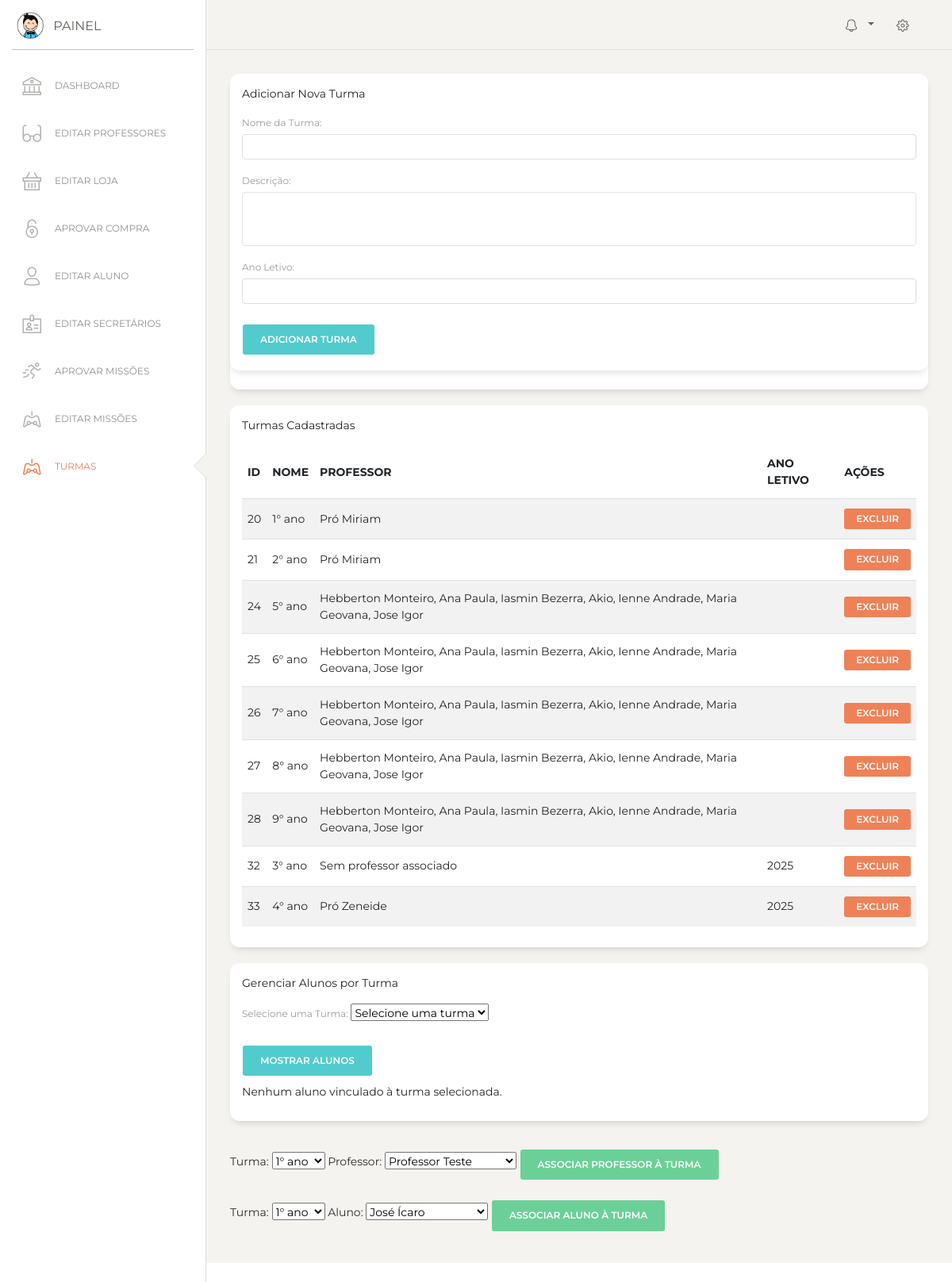
/painel/secretaria/paginas/turmas.php (signed in), run on the app's committed database.
### tables this page shows
CREATE TABLE `turmas` (
  `id` int(11) NOT NULL,
  `nome` varchar(255) NOT NULL,
  `descricao` text DEFAULT NULL,
  `ano_letivo` year(4) DEFAULT NULL
);

### painel/secretaria/paginas/turmas.php (the view, shortened to what this page needs)
<?php
require '../../../db.php';
$sql = "SELECT id, nome FROM turmas";
$stmt = $pdo->query($sql);
$turmas2 = $stmt->fetchAll(PDO::FETCH_ASSOC);
$alunos = [];
$sql = "
    SELECT
        t.id AS turma_id,
        t.nome AS turma_nome,
        GROUP_CONCAT(p.nome SEPARATOR ', ') AS professores_associados,
        t.descricao,
        t.ano_letivo
    FROM turmas t
    LEFT JOIN turmas_professores tp ON t.id = tp.turma_id
    LEFT JOIN professores p ON tp.professor_id = p.id
    GROUP BY t.id
";
$stmt = $pdo->query($sql);
$turmas = $stmt->fetchAll(PDO::FETCH_ASSOC);
?>
<!DOCTYPE html>
<html lang="en">
<head>
  <link href="https://maxcdn.bootstrapcdn.com/font-awesome/latest/css/font-awesome.min.css" rel="stylesheet">
  <link href="../assets/css/bootstrap.min.css" rel="stylesheet" />
  <link href="../assets/css/paper-dashboard.css?v=2.0.1" rel="stylesheet" />
</head>
<body>
  <div class="wrapper">
    <div class="sidebar" data-color="white" data-active-color="danger">
      <div class="logo">
        <a href="dashboard.php" class="simple-text logo-mini">
          <div class="logo-image-small">
            <img src="../assets/img/logo-small.png" alt="Logo">
          </div>
        </a>
        <a href="dashboard.php" class="simple-text logo-normal">
          Painel
        </a>
      </div>
      <div class="sidebar-wrapper">
        <ul class="nav">
          <li>
            <a href="./dashboard.php">
              <i class="nc-icon nc-bank"></i>
              <p>Dashboard</p>
            </a>
          </li>
          <li >
            <a href="./editar_professor.php">
              <i class="nc-icon nc-glasses-2"></i>
              <p>Editar Professores</p>
            </a>
          </li>
          <li>
            <a href="./editar_loja.php">
              <i class="nc-icon nc-basket"></i>
              <p>Editar Loja</p>
            </a>
          </li>
          <li>
            <a href="./tables.php">
              <i class="nc-icon nc-lock-circle-open"></i>
              <p>Aprovar compra</p>
            </a>
          </li>
          <li>
            <a href="./editar_aluno.php">
              <i class="nc-icon nc-single-02"></i>
              <p>Editar Aluno</p>
            </a>
          </li>
          <li>
            <a href="./editar_secretaria.php">
              <i class="nc-icon nc-badge"></i>
              <p>Editar Secretários</p>
            </a>
          </li>
          <li>
            <a href="./missoes.php">
              <i class="nc-icon nc-user-run"></i>
              <p>Aprovar Missões</p>
            </a>
          </li>
          <li>
            <a href="./editar_missoes.php">
              <i class="nc-icon nc-controller-modern"></i>
              <p>Editar Missões</p>
            </a>
          </li>
          <li class="active">
            <a href="./turmas.php">
              <i class="nc-icon nc-controller-modern"></i>
              <p>Turmas</p>
            </a>
          </li>
        </ul>
      </div>
    </div>
    <div class="main-panel">
      <nav class="navbar navbar-expand-lg navbar-absolute fixed-top navbar-transparent">
        <div class="container-fluid">
          <div class="collapse navbar-collapse justify-content-end" id="navigation">
            <ul class="navbar-nav">
              <li class="nav-item btn-rotate dropdown">
                <a class="nav-link dropdown-toggle" href="#" id="navbarDropdownMenuLink" data-toggle="dropdown" aria-haspopup="true" aria-expanded="false">
                  <i class="nc-icon nc-bell-55"></i>
                </a>
              </li>
              <li class="nav-item">
                <a class="nav-link btn-rotate" href="javascript:;" data-bs-toggle="modal" data-bs-target="#editAccountModal">
                  <i class="nc-icon nc-settings-gear-65"></i>
                </a>
              </li>
            </ul>
          </div>
        </div>
      </nav>
      <div class="content">
        <div class="col-md-16">
          <div class="card card-user">
            <div class="card mb-4">
              <div class="card-header">Adicionar Nova Turma</div>
              <div class="card-body">
                <form method="post">
                  <div class="mb-3">
                    <label for="nome" class="form-label">Nome da Turma:</label>
                    <input type="text" class="form-control" id="nome" name="nome" required>
                  </div>
                  <div class="mb-3">
                    <label for="descricao" class="form-label">Descrição:</label>
                    <textarea class="form-control" id="descricao" name="descricao"></textarea>
                  </div>
                  <div class="mb-3">
                    <label for="ano_letivo" class="form-label">Ano Letivo:</label>
                    <input type="number" class="form-control" id="ano_letivo" name="ano_letivo" required>
                  </div>
                  <button type="submit" name="add_turma" class="btn btn-primary">Adicionar Turma</button>
                </form>
              </div>
            </div>
          </div>
        </div>
        <div class="card">
          <div class="card-header">Turmas Cadastradas</div>
          <div class="card-body">
            <?php if (empty($turmas)): ?>
              <p>Nenhuma turma encontrada.</p>
            <?php else: ?>
              <table class="table table-striped">
                <thead>
                  <tr>
                    <th>ID</th>
                    <th>Nome</th>
                    <th>Professor</th>
                    <th>Ano Letivo</th>
                    <th>Ações</th>
                  </tr>
                </thead>
                <tbody>
                <?php foreach ($turmas as $turma): ?>
    <tr>
        <td><?= htmlspecialchars($turma['turma_id']); ?></td>
        <td><?= htmlspecialchars($turma['turma_nome']); ?></td>
        <td><?= htmlspecialchars($turma['professores_associados'] ?? 'Sem professor associado'); ?></td>
        <td><?= htmlspecialchars($turma['ano_letivo']); ?></td>
        <td>
            <a href="?delete_turma=<?= $turma['turma_id']; ?>" class="btn btn-danger btn-sm" onclick="return confirm('Tem certeza que deseja excluir esta turma?');">Excluir</a>
        </td>
    </tr>
<?php endforeach; ?>
                </tbody>
              </table>
            <?php endif; ?>
          </div>
        </div>
        <div class="card">
          <div class="card-header">Gerenciar Alunos por Turma</div>
          <div class="card-body">
          <form method="post" id="turmaForm">
            <div class="mb-3">
                <label for="turma_id" class="form-label">Selecione uma Turma:</label>
                <select name="turma_id" id="turma_id" class="form-select" required>
                    <option value="">Selecione uma turma</option>
                </select>
            </div>
            <button type="submit" class="btn btn-primary">Mostrar Alunos</button>
        </form>
        <?php if (empty($alunos)): ?>
                <p>Nenhum aluno vinculado à turma selecionada.</p>
            <?php endif; ?>
          </div>
        </div>
        <form method="post">
          <label for="turma_id">Turma:</label>
          <select name="turma_id" id="turma_id" class="form-select" required>
            <?php
            $stmt = $pdo->query("SELECT id, nome FROM turmas");
            $turmas = $stmt->fetchAll(PDO::FETCH_ASSOC);
            foreach ($turmas as $turma): ?>
              <option value="<?= htmlspecialchars($turma['id']); ?>">
                <?= htmlspecialchars($turma['nome']); ?>
              </option>
            <?php endforeach; ?>
          </select>
          <label for="professor_id">Professor:</label>
          <select name="professor_id" id="professor_id" class="form-select" required>
            <?php
            $stmt = $pdo->query("SELECT id, nome FROM professores");
            $professores = $stmt->fetchAll(PDO::FETCH_ASSOC);
            foreach ($professores as $professor): ?>
              <option value="<?= htmlspecialchars($professor['id']); ?>">
                <?= htmlspecialchars($professor['nome']); ?>
              </option>
            <?php endforeach; ?>
          </select>
          <button type="submit" name="add_professor_turma" class="btn btn-success mt-3">Associar Professor à Turma</button>
        </form>
        <form method="post">
          <label for="turma_id">Turma:</label>
          <select name="turma_id" id="turma_id" class="form-select" required>
            <?php
            $stmt = $pdo->query("SELECT id, nome FROM turmas");
            $turmas = $stmt->fetchAll(PDO::FETCH_ASSOC);
            foreach ($turmas as $turma): ?>
              <option value="<?= htmlspecialchars($turma['id']); ?>">
                <?= htmlspecialchars($turma['nome']); ?>
              </option>
            <?php endforeach; ?>
          </select>
          <label for="aluno_id">Aluno:</label>
          <select name="aluno_id" id="aluno_id" class="form-select" required>
            <?php
            $stmt = $pdo->query("SELECT id, nome FROM alunos");
            $alunos = $stmt->fetchAll(PDO::FETCH_ASSOC);
            foreach ($alunos as $aluno): ?>
              <option value="<?= htmlspecialchars($aluno['id']); ?>">
                <?= htmlspecialchars($aluno['nome']); ?>
              </option>
            <?php endforeach; ?>
          </select>
          <button type="submit" name="add_aluno_turma" class="btn btn-success mt-3">Associar Aluno à Turma</button>
        </form>
      </div>
    </div>
  </div>
  <footer class="footer footer-black  footer-white ">
    <div class="container-fluid">
      <div class="row">
        <nav class="footer-nav">
          <ul>
            <li><a href="https://www.creative-tim.com" target="_blank">Creative Tim</a></li>
            <li><a href="https://www.creative-tim.com/blog" target="_blank">Blog</a></li>
            <li><a href="https://www.creative-tim.com/license" target="_blank">Licenses</a></li>
          </ul>
        </nav>
        <div class="credits ml-auto">
          <span class="copyright">
            , made with <i class="fa fa-heart heart"></i> by Creative Tim
          </span>
        </div>
      </div>
    </div>
  </footer>
</body>
</html>

### data on the page
turmas: id "20", nome "1° ano", professores_associados "Pró Miriam"
turmas: id "21", nome "2° ano", professores_associados "Pró Miriam"
turmas: id "24", nome "5° ano", professores_associados "Hebberton Monteiro, Ana Paula, Iasmin Bezerra, Akio, Ienne Andrade, Maria Geovana, Jose Igor"
turmas: id "25", nome "6° ano", professores_associados "Hebberton Monteiro, Ana Paula, Iasmin Bezerra, Akio, Ienne Andrade, Maria Geovana, Jose Igor"
turmas: id "26", nome "7° ano", professores_associados "Hebberton Monteiro, Ana Paula, Iasmin Bezerra, Akio, Ienne Andrade, Maria Geovana, Jose Igor"
turmas: id "27", nome "8° ano", professores_associados "Hebberton Monteiro, Ana Paula, Iasmin Bezerra, Akio, Ienne Andrade, Maria Geovana, Jose Igor"
turmas: id "28", nome "9° ano", professores_associados "Hebberton Monteiro, Ana Paula, Iasmin Bezerra, Akio, Ienne Andrade, Maria Geovana, Jose Igor"
turmas: id "32", nome "3° ano", professores_associados "Sem professor associado", ano_letivo "2025"
turmas: id "33", nome "4° ano", professores_associados "Pró Zeneide", ano_letivo "2025"

### other printed values
form field turma_id "1° ano"
form field professor_id "Professor Teste"
form field aluno_id "José Ícaro"
